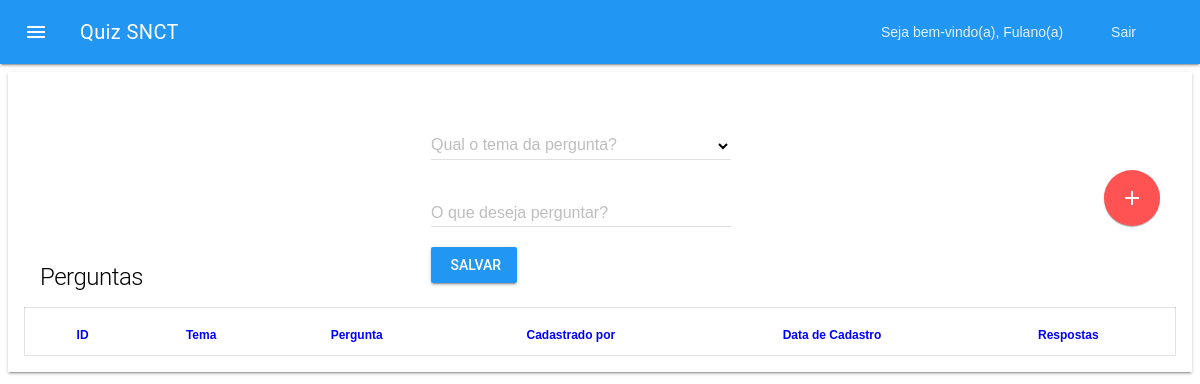
/admin/perguntas.php (signed in), run on an earlier commit of the app's database.
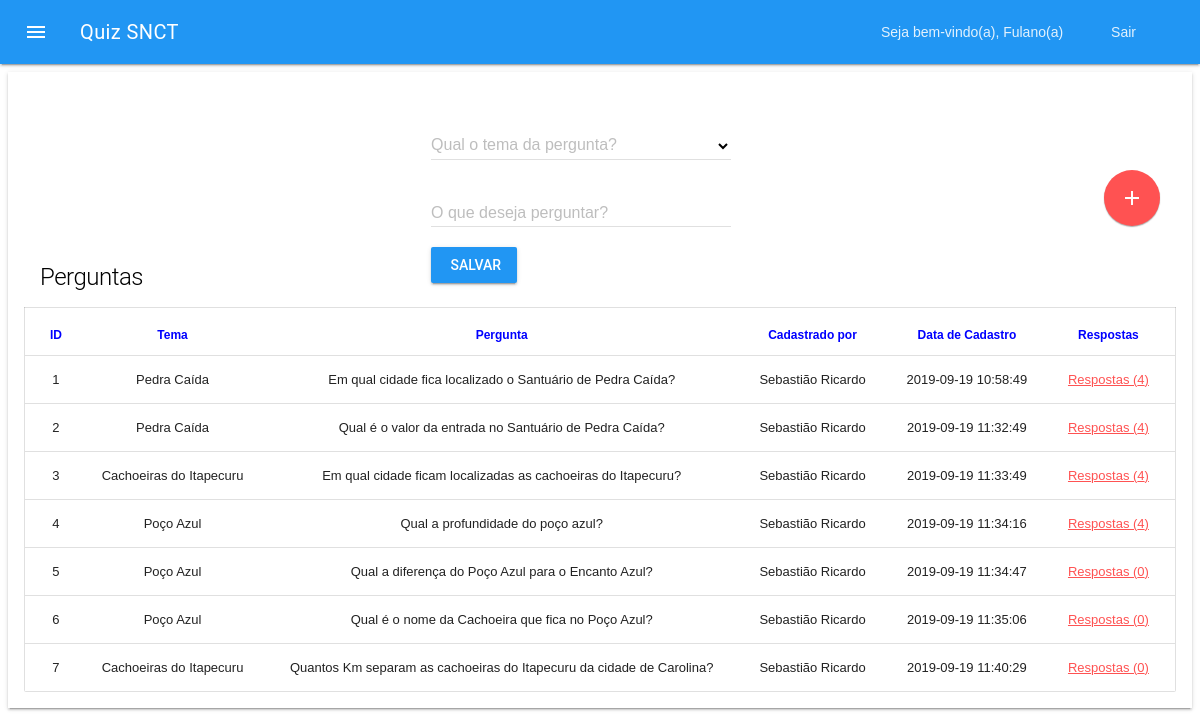
And on a later commit of the database.
### tables this page shows
CREATE TABLE `perguntas` (
  `id_pergunta` int(11) NOT NULL auto_increment,
  `pergunta` varchar(200) default NULL,
  `data_cadastro` datetime default NULL,
  `id_usuario` int(11) default NULL,
  `id_tema` int(11) default NULL,
  PRIMARY KEY  (`id_pergunta`),
  KEY `id_tema` (`id_tema`),
  KEY `id_usuario` (`id_usuario`)
);

CREATE TABLE `temas` (
  `id_tema` int(11) NOT NULL auto_increment,
  `tema` varchar(50) default NULL,
  `data_cadastro` datetime default NULL,
  `id_usuario` int(11) default '1',
  PRIMARY KEY  (`id_tema`),
  KEY `id_usuario` (`id_usuario`)
);

CREATE TABLE `usuarios` (
  `id_usuario` int(11) NOT NULL auto_increment,
  `nome` varchar(100) default NULL,
  `email` varchar(100) default NULL,
  `senha` varchar(40) default NULL,
  PRIMARY KEY  (`id_usuario`)
);

### admin/lib/DB.class.php (called while the page is built, shortened)
<?php
Class DB {
	var $con = null;
	public function __construct() {
		$this->con = mysqli_connect(DB_HOST, DB_USER, DB_PASS);
		mysqli_select_db($this->con, DB_NAME);
	}
	public function select($sql) {
		$query = mysqli_query($this->con, $sql);
		$resultado = array();
		while($linha = mysqli_fetch_assoc($query)) {
			$resultado[] = $linha;
		}
		return $resultado;
	}
}
?>

### admin/classes/Quiz.class.php (called while the page is built, shortened)
<?php
require_once "lib/DB.class.php";
class Quiz {
	var $db = null;
	public function __construct() {
		$this->db = new DB();
	}
	public function dropdownTemas() {
		return $this->db->select("select * from temas order by tema");
	}
	public function listaPerguntas() {
		return $this->db->select("select p.*, t.tema, u.nome, count(id_resposta) as quantidade from perguntas p inner join temas t on (p.id_tema = t.id_tema) inner join usuarios u on (p.id_usuario = u.id_usuario) left outer join respostas r on (p.id_pergunta = r.id_pergunta) group by id_pergunta order by id_pergunta");
	}
}
?>

### admin/perguntas.php (the view, shortened to what this page needs)
<?php
require_once "classes/Quiz.class.php";
$quiz = new Quiz();
$quiz->checkSession();
$perguntas = $quiz->listaPerguntas();
?>
<!DOCTYPE html>
<html>
<head>
	<?php include "includes/head.php"; ?>
</head>
<body>
	<div class="mdl-layout mdl-js-layout">
		<?php include "includes/header.php"; ?>
		 <main class="mdl-layout__content">
	    	<section class="mdl-grid mdl-cell mdl-cell--12-col mdl-shadow--2dp">
                   <div class="mdl-card mdl-cell mdl-cell--12-col">
                    <div class="mdl-card__title">
                        <h1 class="mdl-card__title-text">Perguntas</h1>
                         <form class="mdl-cell mdl-cell--3-offset mdl-cell--6-col" action="perguntas.php" method="post">
                             <div class="mdl-textfield mdl-js-textfield mdl-textfield--floating-label">
                                <select class="mdl-textfield__input" id="tema" name="tema">
                                  <option></option>
                                  <?php foreach($quiz->dropdownTemas() as $key=>$item) { ?>
                                    <option value="<?=$item["id_tema"]?>"><?=$item["tema"]?></option>
                                  <?php } ?>
                                </select>
                                <label class="mdl-textfield__label" for="octane">Qual o tema da pergunta?</label>
                              </div>
                            <br />
                            <div class="mdl-textfield mdl-js-textfield mdl-textfield--floating-label">
                                <input class="mdl-textfield__input" name="pergunta" type="text" id="pergunta" />
                                <label class="mdl-textfield__label" for="pergunta">O que deseja perguntar?</label>
                            </div>
                            <br />
                            <button class="mdl-button mdl-button--raised mdl-button--primary mdl-js-button mdl-js-ripple-effect">
                                Salvar
                            </button>
                         </form>
                        <button class="mdl-button mdl-js-button mdl-button--fab mdl-button--colored">
                            <i class="material-icons">add</i>
                        </button>
                    </div>
                    <div>
                        <table class="mdl-data-table mdl-js-data-table">
                            <thead>
                            <tr>
                                <th>ID</th>
                                <th>Tema</th>
                                <th>Pergunta</th>
                                <th>Cadastrado por</th>
                                <th>Data de Cadastro</th>
                                <th>Respostas</th>
                            </tr>
                            </thead>
                            <tbody>
                                <?php foreach($perguntas as $key=>$item) { ?>
                                <tr>
                                    <td class="mdl-data-table__cell--center"><?=$item["id_pergunta"]?></td>
                                    <td class="mdl-data-table__cell--center"><?=$item["tema"]?></td>
                                    <td class="mdl-data-table__cell--center"><?=$item["pergunta"]?></td>
                                    <td class="mdl-data-table__cell--center"><?=$item["nome"]?></td>
                                    <td class="mdl-data-table__cell--center"><?=$item["data_cadastro"]?></td>
                                    <td class="mdl-data-table__cell--center">
                                        <a href="respostas.php?id_pergunta=<?=$item["id_pergunta"]?>">Respostas (<?=$item["quantidade"]?>)</a>
                                    </td>
                                </tr>
                                 <?php } ?>
                            </tbody>
                        </table>
                    </div>
                </div>
  	    	</section>
  		</main>
	</div>
</body>
</html>

What changed in the data, as far as the page shows it:
added perguntas: id_pergunta "1", id_tema.tema "Pedra Caída", pergunta "Em qual cidade fica localizado o Santuário de Pedra Caída?", id_usuario.nome "Sebastião Ricardo", data_cadastro "2019-09-19 10:58:49", quantidade "4"
added perguntas: id_pergunta "2", id_tema.tema "Pedra Caída", pergunta "Qual é o valor da entrada no Santuário de Pedra Caída?", id_usuario.nome "Sebastião Ricardo", data_cadastro "2019-09-19 11:32:49", quantidade "4"
added perguntas: id_pergunta "3", id_tema.tema "Cachoeiras do Itapecuru", pergunta "Em qual cidade ficam localizadas as cachoeiras do Itapecuru?", id_usuario.nome "Sebastião Ricardo", data_cadastro "2019-09-19 11:33:49", quantidade "4"
added perguntas: id_pergunta "4", id_tema.tema "Poço Azul", pergunta "Qual a profundidade do poço azul?", id_usuario.nome "Sebastião Ricardo", data_cadastro "2019-09-19 11:34:16", quantidade "4"
added perguntas: id_pergunta "5", id_tema.tema "Poço Azul", pergunta "Qual a diferença do Poço Azul para o Encanto Azul?", id_usuario.nome "Sebastião Ricardo", data_cadastro "2019-09-19 11:34:47", quantidade "0"
added perguntas: id_pergunta "6", id_tema.tema "Poço Azul", pergunta "Qual é o nome da Cachoeira que fica no Poço Azul?", id_usuario.nome "Sebastião Ricardo", data_cadastro "2019-09-19 11:35:06", quantidade "0"
added perguntas: id_pergunta "7", id_tema.tema "Cachoeiras do Itapecuru", pergunta "Quantos Km separam as cachoeiras do Itapecuru da cidade de Carolina?", id_usuario.nome "Sebastião Ricardo", data_cadastro "2019-09-19 11:40:29", quantidade "0"
